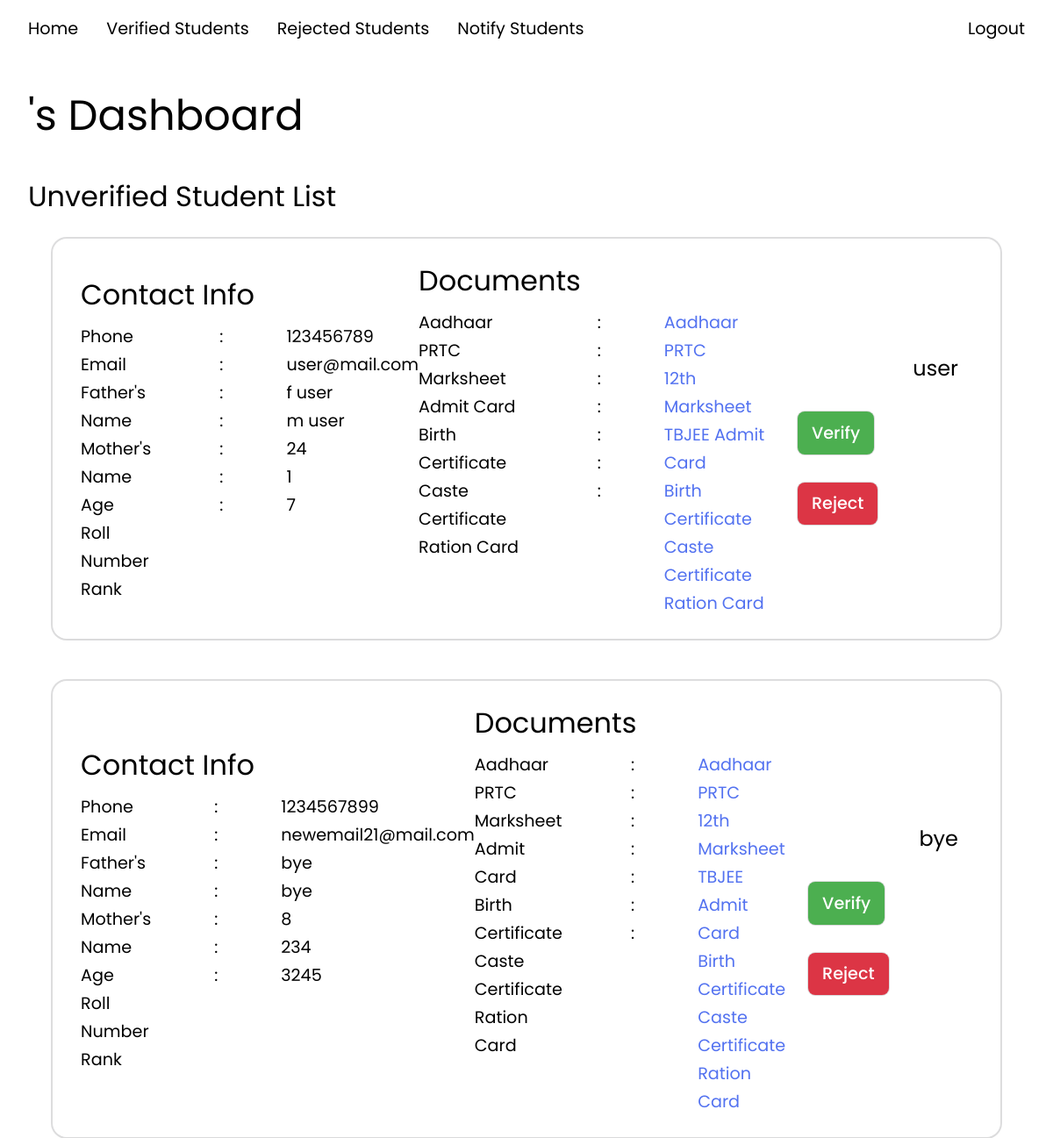
Before: /php/panel_uv.php with the older database file.
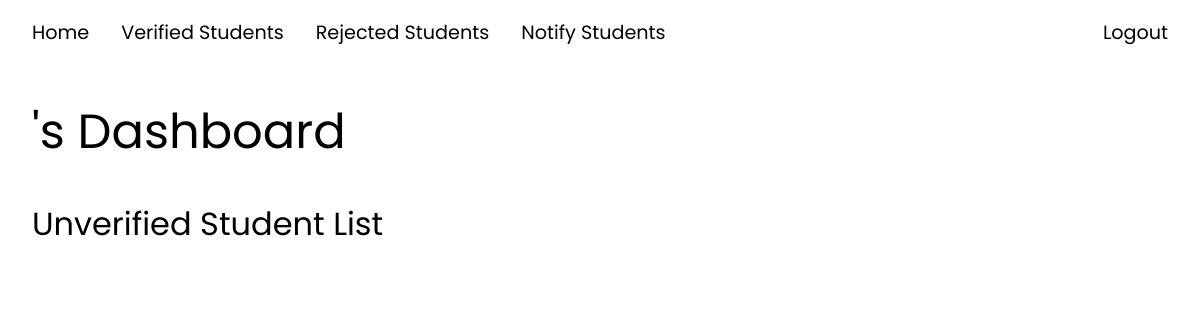
After: the same page with the newer database file.
### tables this page shows
CREATE TABLE `students` (
  `user_id` int(10) NOT NULL,
  `student_name` varchar(255) NOT NULL,
  `father_name` varchar(255) DEFAULT NULL,
  `mother_name` varchar(255) DEFAULT NULL,
  `phone` varchar(255) DEFAULT NULL,
  `roll_number` int(20) NOT NULL,
  `rank` int(10) NOT NULL,
  `DOB` date NOT NULL,
  `aadhaar` varchar(255) NOT NULL,
  `PRTC` varchar(255) NOT NULL,
  `marksheet` varchar(255) NOT NULL,
  `admit_card` varchar(255) NOT NULL,
  `birth_certificate` varchar(255) NOT NULL,
  `ration_card` varchar(255) NOT NULL,
  `caste_certificate` varchar(255) DEFAULT NULL,
  `status_id` int(10) NOT NULL DEFAULT 1,
  `reg_date` date NOT NULL DEFAULT current_timestamp()
);

CREATE TABLE `user` (
  `user_id` int(10) NOT NULL,
  `user_type_id` int(10) NOT NULL DEFAULT 1,
  `email` varchar(255) NOT NULL,
  `password` varchar(255) NOT NULL,
  `security_question` varchar(255) DEFAULT NULL,
  `security_answer` varchar(255) DEFAULT NULL
);

### php/panel_uv.php (the view, shortened to what this page needs)
<?php
include 'database.php';
$teacherQuery = "SELECT teacher_name FROM teachers WHERE user_id = '{$_SESSION['user_id']}'";
$teacherResult = mysqli_query($conn, $teacherQuery);
$teacherRow = mysqli_fetch_assoc($teacherResult);
$teacherName = $teacherRow['teacher_name'];
$str = "select u.user_id, u.email, s.student_name, s.father_name, s.mother_name, s.phone, s.roll_number, s.rank, TIMESTAMPDIFF(YEAR, s.DOB, CURDATE()) AS age, s.DOB, s.aadhaar, s.PRTC, s.marksheet, s.admit_card, s.birth_certificate, s.caste_certificate from students s join user u using(user_id) where s.status_id=1;";
$result = mysqli_query($conn, $str);
?>
<!DOCTYPE html>
<html lang="en">
<head>
  <link rel="stylesheet" href="../css/panel.css">
  <link rel="stylesheet" href="https://cdnjs.cloudflare.com/ajax/libs/font-awesome/6.5.1/css/all.min.css">
</head>
<body>
  <p class="header"><?php echo $teacherName ?>'s Dashboard</p>
  <p class="list-header">Unverified Student List</p>
  <div class="container">
    <?php while ($row = mysqli_fetch_array($result)) { ?>
      <div class="student">
        <div class="student-card">
          <div class="sub-card">
            <div class="contact">
              <p class="sub-header">Contact Info</p>
              <div class="info">
                <div class="info-header">
                  <p class="phone">Phone</p>
                  <p class="email">Email</p>
                  <p class="father">Father's Name</p>
                  <p class="mother">Mother's Name</p>
                  <p class="age">Age</p>
                  <p class="roll">Roll Number</p>
                  <p class="rank">Rank</p>
                </div>
                <div class="info-colon">
                  <p class="phone">:</p>
                  <p class="email">:</p>
                  <p class="father">:</p>
                  <p class="mother">:</p>
                  <p class="age">:</p>
                  <p class="roll">:</p>
                  <p class="rank">:</p>
                </div>
                <div class="info-data">
                  <p class="phone"><?php echo $row['phone'] ?></p>
                  <p class="email"><?php echo $row['email'] ?></p>
                  <p class="father"><?php echo $row['father_name'] ?></p>
                  <p class="mother"><?php echo $row['mother_name'] ?></p>
                  <p class="age"><?php echo $row['age'] ?></p>
                  <p class="roll"><?php echo $row['roll_number'] ?></p>
                  <p class="rank"><?php echo $row['rank'] ?></p>
                </div>
              </div>
            </div>
            <div class="docs">
              <p class="sub-header">Documents</p>
              <div class="info">
                <div class="info-header">
                  <p class="aadhaar">Aadhaar</p>
                  <p class="prtc">PRTC</p>
                  <p class="marksheet">Marksheet</p>
                  <p class="admit">Admit Card</p>
                  <p class="birth-certificate">Birth Certificate</p>
                  <p class="caste-certificate">Caste Certificate</p>
                  <p class="ration-card">Ration Card</p>
                </div>
                <div class="info-colon">
                  <p class="aadhaar">:</p>
                  <p class="prtc">:</p>
                  <p class="marksheet">:</p>
                  <p class="admit">:</p>
                  <p class="birth-certificate">:</p>
                  <p class="caste-certificate">:</p>
                  <p class="ration-card">:</p>
                </div>
                <div class="info-data">
                  <p class="aadhaar"><a href="<?php echo $row['aadhaar'] ?>" target="_blank" rel='noopener noreferrer'>Aadhaar</a></p>
                  <p class="prtc"><a href="<?php echo $row['PRTC'] ?>" target="_blank" rel='noopener noreferrer'>PRTC</a></p>
                  <p class="marksheet"><a href="<?php echo $row['marksheet'] ?>" target="_blank" rel='noopener noreferrer'>12th Marksheet</a></p>
                  <p class="admit"><a href="<?php echo $row['admit_card'] ?>" target="_blank" rel='noopener noreferrer'>TBJEE Admit Card</a></p>
                  <p class="birth-certificate"><a href="<?php echo $row['birth_certificate'] ?>" target="_blank" rel='noopener noreferrer'>Birth Certificate</a></p>
                  <p class="caste-certificate"><a href="<?php echo $row['caste_certificate'] ?>" target="_blank" rel='noopener noreferrer'>Caste Certificate</a></p>
                  <p class="ration-card"><a href="<?php echo $row['ration_card'] ?>" target="_blank" rel='noopener noreferrer'>Ration Card</a></p>
                </div>
              </div>
            </div>
          </div>
          <div class="btn-wrapper">
            <p class="student-name"><?php echo $row['student_name'] ?></p>
            <div class="btn">
              <button class="verify" onclick="verify(<?php echo $row['user_id'] ?>)">Verify</button>
              <button class="reject" onclick="reject(<?php echo $row['user_id'] ?>)">Reject</button>
            </div>
          </div>
        </div>
      </div>
    <?php } ?>
  </div>
</body>
</html>

Changed rows visible on the page:
removed students: phone "123456789", user.email "user@mail.com", father_name "f user", mother_name "m user", age "24", roll_number "1", rank "7", student_name "user"
removed students: phone "1234567899", user.email "newemail21@mail.com", father_name "bye", mother_name "bye", age "8", roll_number "234", rank "3245", student_name "bye"
